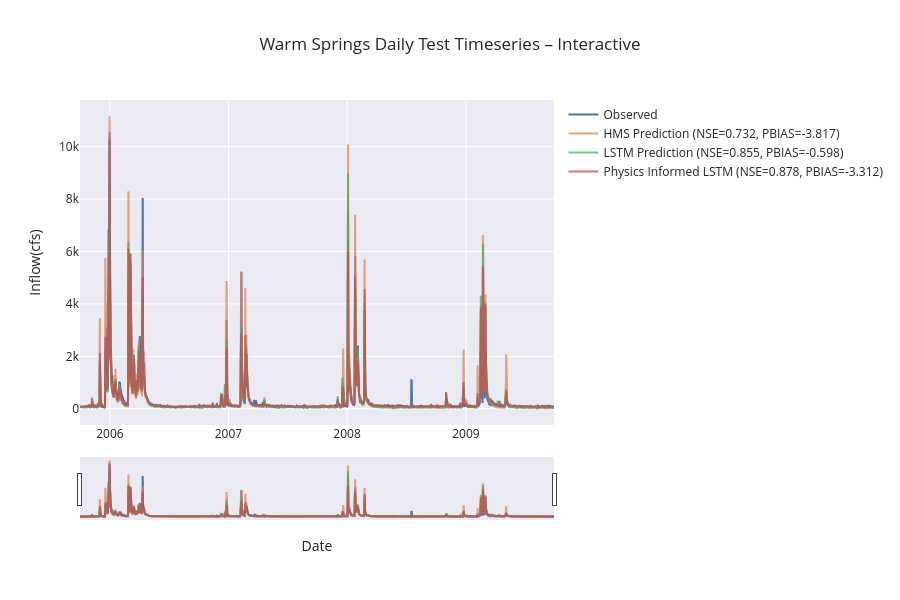

Notebook source saved alongside this figure:
### Code cell
if not skip_best_model_test:
    plot_timeseries_comparison(source=(no_physics_test_csv, physics_test_csv, path_to_physics_data), title="Warm Springs Daily Test Timeseries – Interactive", backend="plotly", metrics=metric_list, metrics_out="warm_springs_daily_test_metrics.csv", ts_out="warm_springs_daily_test_combined_ts.csv", legend_font=12, axis_font=22)
else:
    plot_timeseries_comparison(source=combined_df, title="Warm Springs Daily Test Timeseries – Interactive", backend="plotly", metrics=metric_list, metrics_out="warm_springs_daily_test_metrics.csv", ts_out="warm_springs_daily_test_combined_ts.csv", fig_out="warm_springs_daily_test_model_comparison.png", legend_font=12, axis_font=22)

### Figure 1 — Plotly figure (JSON) as saved in the notebook; plotly's stock layout.template omitted (floating-point values rounded to 4 significant figures; data arrays with more than 128 entries replaced by an {"elided": "..."} marker saying what was removed)
{"data": [{"line": {"width": 2}, "mode": "lines", "name": "Observed", "x": {"elided": "1460 str values"}, "y": {"elided": "1460 float values"}, "type": "scatter"}, {"line": {"width": 2}, "mode": "lines", "name": "HMS Prediction (NSE=0.732, PBIAS=-3.817)", "opacity": 0.75, "x": {"elided": "1460 str values"}, "y": {"elided": "1460 float values"}, "type": "scatter"}, {"line": {"width": 2}, "mode": "lines", "name": "LSTM Prediction (NSE=0.855, PBIAS=-0.598)", "opacity": 0.75, "x": {"elided": "1460 str values"}, "y": {"elided": "1460 float values"}, "type": "scatter"}, {"line": {"width": 2}, "mode": "lines", "name": "Physics Informed LSTM (NSE=0.878, PBIAS=-3.312)", "opacity": 0.75, "x": {"elided": "1460 str values"}, "y": {"elided": "1460 float values"}, "type": "scatter"}], "layout": {"legend": {"font": {"size": 12}, "x": 1.02, "y": 1, "xanchor": "left", "yanchor": "top", "bgcolor": "rgba(0,0,0,0)"}, "xaxis": {"rangeslider": {"visible": true}, "title": {"text": "Date"}, "type": "date"}, "margin": {"r": 300}, "title": {"text": "Warm Springs Daily Test Timeseries – Interactive"}, "height": 600, "yaxis": {"title": {"text": "Inflow(cfs)"}}, "hovermode": "x unified"}}
